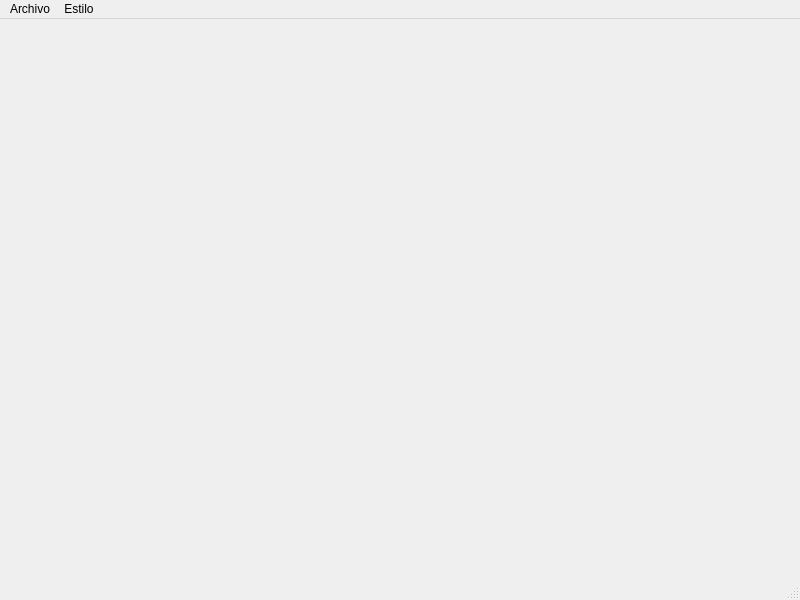
<?xml version="1.0" encoding="UTF-8"?>
<ui version="4.0">
 <class>MainWindow</class>
 <widget class="QMainWindow" name="MainWindow">
  <property name="geometry">
   <rect>
    <x>0</x>
    <y>0</y>
    <width>800</width>
    <height>600</height>
   </rect>
  </property>
  <property name="windowTitle">
   <string>MainWindow</string>
  </property>
  <widget class="QWidget" name="centralwidget"/>
  <widget class="QMenuBar" name="menubar">
   <property name="geometry">
    <rect>
     <x>0</x>
     <y>0</y>
     <width>800</width>
     <height>19</height>
    </rect>
   </property>
   <widget class="QMenu" name="menuEstilo">
    <property name="title">
     <string>Estilo</string>
    </property>
    <addaction name="actionTamano"/>
    <addaction name="actionColor"/>
   </widget>
   <widget class="QMenu" name="menuArchivo">
    <property name="title">
     <string>Archivo</string>
    </property>
    <addaction name="actionQuitar"/>
   </widget>
   <addaction name="menuArchivo"/>
   <addaction name="menuEstilo"/>
  </widget>
  <widget class="QStatusBar" name="statusbar"/>
  <action name="actionTamano">
   <property name="text">
    <string>Tamño</string>
   </property>
  </action>
  <action name="actionColor">
   <property name="text">
    <string>Color</string>
   </property>
  </action>
  <action name="actionQuitar">
   <property name="text">
    <string>Quitar</string>
   </property>
  </action>
 </widget>
 <resources/>
 <connections/>
</ui>
